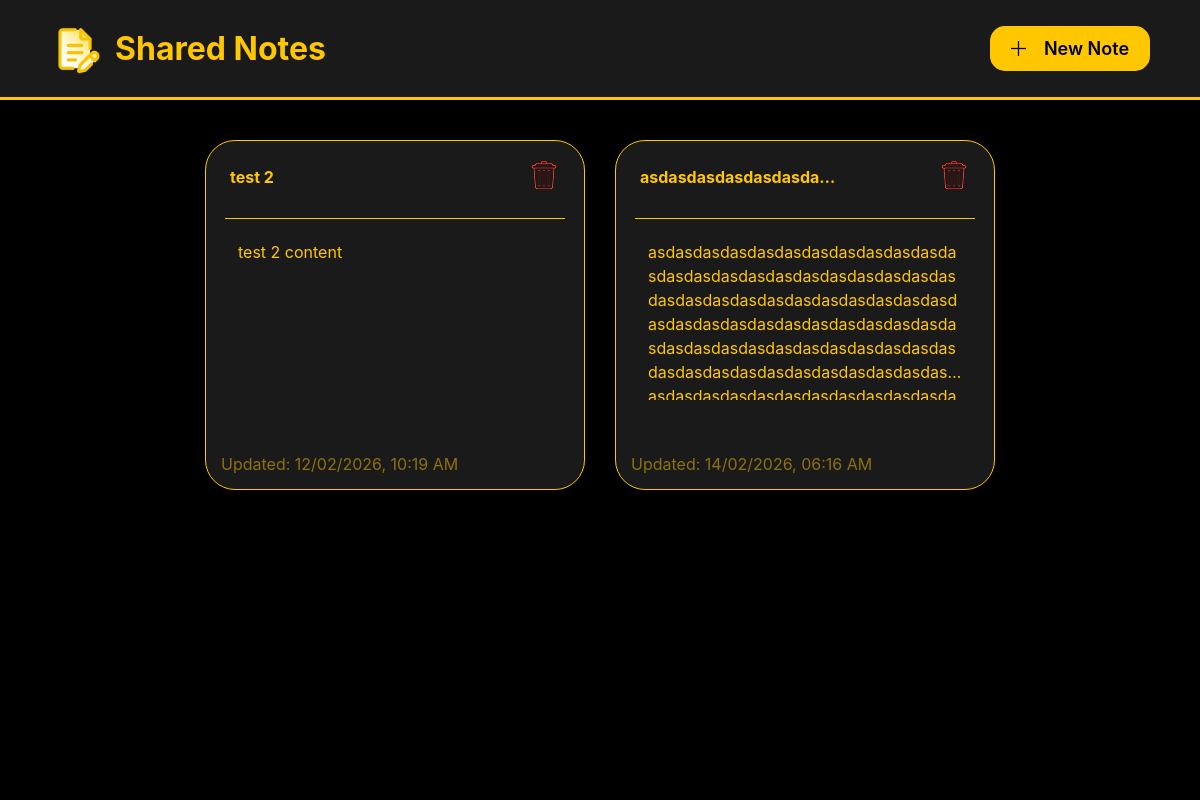
Page / (signed in) on the earlier database version.
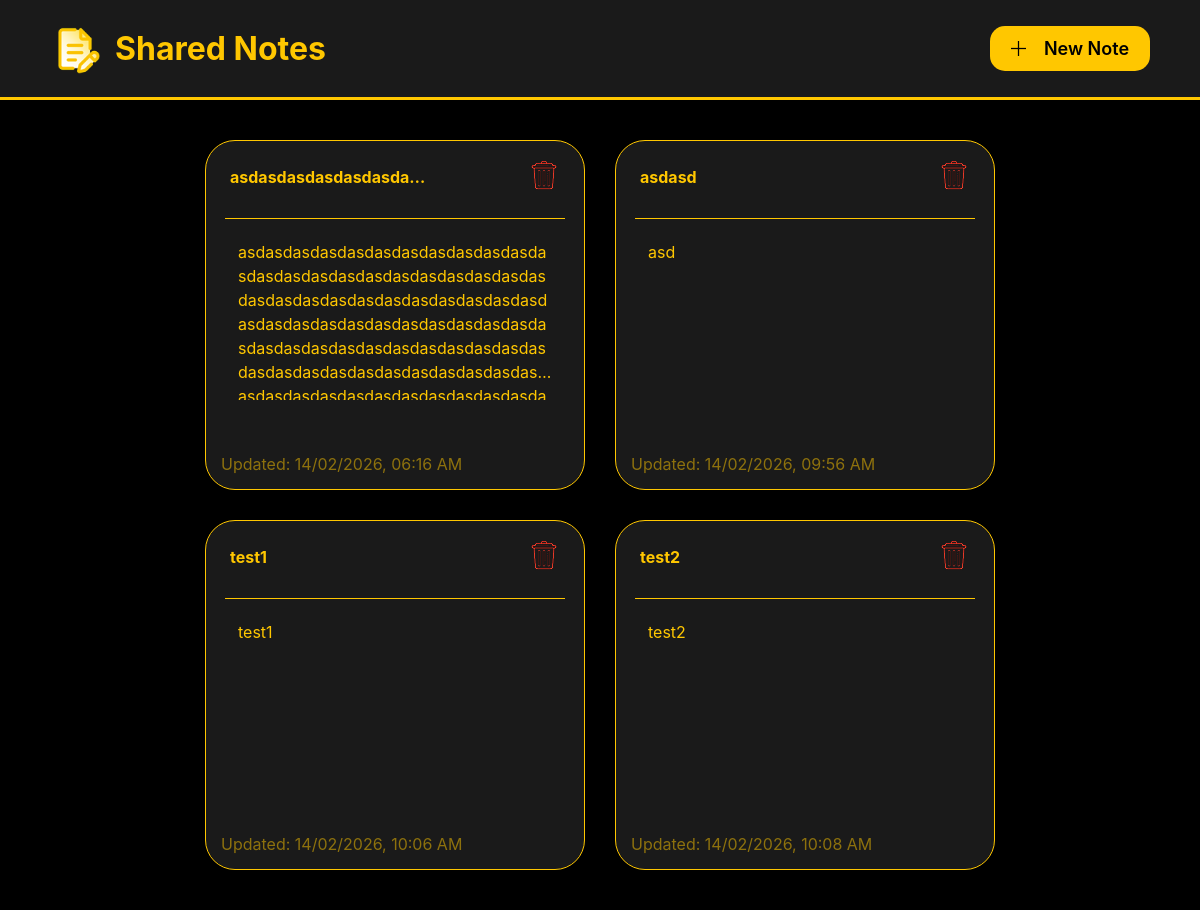
Same page on the later database version.
### app.py (models this page shows)
class Note(db.Model):
    id = db.Column(db.Integer, primary_key=True)
    content = db.Column(db.String(500), nullable=False)
    timestamp = db.Column(db.DateTime, default=lambda: datetime.now(timezone.utc))
    user_id = db.Column(db.Integer, db.ForeignKey('user.id'), nullable=False)
    title = db.Column(db.String(100), nullable=False)

### app.py (the view)
@app.route("/")
@login_required # Ensure user is logged in
def home():
    notes = Note.query.filter_by(user_id=current_user.id).order_by(Note.timestamp.asc()).all()
    return render_template("index.html", notes=notes)

### app.py (called while the page is built)
@login_manager.user_loader
def load_user(user_id):
    return User.query.get(int(user_id))

### templates/index.html (shortened to what this page needs)
<!DOCTYPE html>
<html lang="en">
<head>
    <script src="https://cdn.tailwindcss.com"></script>
    <link rel="stylesheet" href="{{ url_for('static', filename='style.css') }}">
</head>
<body>
    <div class="top-bar">
    <div class="logo-section">
        <img src="{{ url_for('static', filename='png/haha.png') }}" class="header-logo">
        <h1>Shared Notes</h1>
    </div>
        <button class="New-note" type="submit" name="newnote">
            <img src="{{ url_for('static', filename='png/Vector.png') }}" class="addButton">
            <span id="Newnote">New Note</span>
        </button>
    </div>
{% if not notes %}
    <div class="stack-wrapper">
        <div class="body-bar">
            <img src="{{ url_for('static', filename='png/haha.png') }}" class="body-logo">
            <h2>No notes yet</h2>
            <p id="create">Click "New Note" to create your first note</p>
        </div>
    </div>
{% else %}
    <div class="note-holder">
    {% for note in notes %}
        <div id="note-{{ note.id }}" class="notes" onclick="openFullNote({{ note.id }})">
            <h3 class="note-title-source">{{ note.title }}</h3>
            <hr>
            <div class="note-action">
                <button class="delete" onclick="event.stopPropagation(); deleteNote({{ note.id }})">
                    <img src="{{ url_for('static', filename='png/delete.png') }}">
                </button>
            </div>
            <p class="Note-Content note-body-source">{{ note.content }}</p>
            <span class="Time note-time-source">Updated: {{ note.timestamp.strftime('%d/%m/%Y, %I:%M %p') }}</span>
        </div>
    {% endfor %}
    </div>
{% endif %}
</body>
</html>

### static/style.css (style rules this page uses)
body { background-color: #000000; margin: 0; padding: 0; min-height: 100vh; color: white; }
.top-bar { box-sizing: border-box; width: 100%; height: 100px; background: #1A1A1A; border-bottom: 3px solid #FFC700; display: flex; align-items: center; justify-content: space-between; padding: 0 50px; }
.logo-section { display: flex; align-items: center; gap: 15px; }
.header-logo { width: 50px; height: auto; }
.top-bar h1 { font-family: 'Inter', sans-serif; font-weight: 700; font-size: 32px; color: #FFC700; margin: 0; }
.New-note { display: flex; align-items: center; justify-content: center; gap: 18px; width: 160px; height: 45px; background: #FFC700; border-radius: 15px; border: none; font-family: 'Inter', sans-serif; font-weight: 600; font-size: 18px; color: #000000; cursor: pointer; transition: transform 0.2s; }
.note-holder { display: flex; flex-direction: row; flex-wrap: wrap; justify-content: center; align-items: flex-start; gap: 30px; padding: 40px; width: 100%; margin: 0; cursor: pointer; transition: 0.2s }
.notes { position: relative; width: 380px; height: 350px; background: #1A1A1A; border: 1px solid #FFC700; box-shadow: 0px 4px 4px rgba(0, 0, 0, 0.25); border-radius: 30px; }
.notes h3 { padding: 1.5em; text-align: left; font-family: 'Inter'; font-style: normal; font-weight: 700; color: #FFC700; white-space: nowrap; overflow: hidden; text-overflow: ellipsis; max-width: 250px; }
.notes hr { border: 0; border-top: 1px solid #FFC700; width: 90%; margin: 5px auto; }
.note-action { position: absolute; display: flex; top: 10px; right: 15px; gap: 15px; }
.note-action button { background: transparent; border: none; cursor: pointer; padding: 5px; display: flex; align-items: center; justify-content: center; transition: transform 0.2s; }
.note-action img { width: 40px; height: 40px; }
.Note-Content { padding: 1em 2em; color: #FFC700; font-family: 'Inter'; word-wrap: break-word; display: -webkit-box; -webkit-line-clamp: 6; -webkit-box-orient: vertical; overflow: hidden; text-overflow: ellipsis; word-break: break-all; }
.Time { display: block; padding: 0 2rem; font-family: 'Inter'; font-style: normal; opacity: 50%; font-weight: 400; font-size: 16px; line-height: 19px; color: #FFC700; padding-left: 15px; position: absolute; bottom: 15px; }

Differences in the rows shown:
removed Note: title "test 2", content "test 2 content", timestamp "12/02/2026, 10:19 AM"
added Note: title "asdasd", content "asd", timestamp "14/02/2026, 09:56 AM"
added Note: title "test1", content "test1", timestamp "14/02/2026, 10:06 AM"
added Note: title "test2", content "test2", timestamp "14/02/2026, 10:08 AM"
